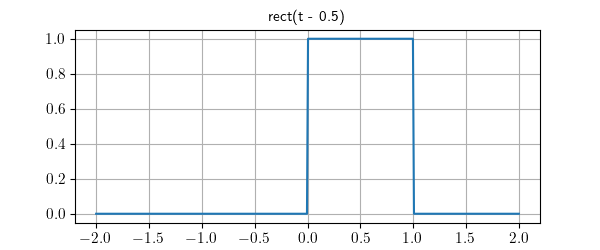

This chart was generated by the following Python code:
from matplotlib.pyplot import savefig, style
from lcapy import *

style.use('function.mplstyle')
rect(t - 0.5).plot((-2, 2), title='rect(t - 0.5)')
savefig(__file__.replace('.py', '.png'))
